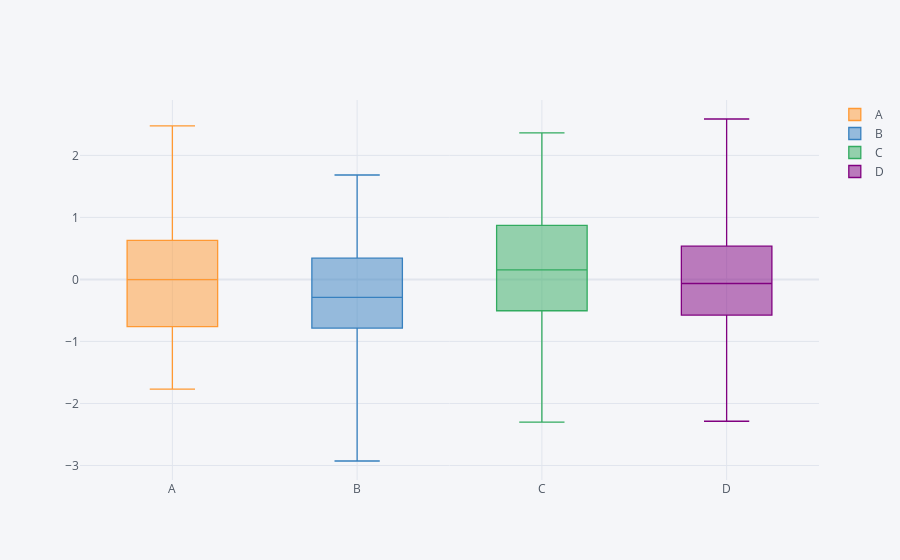

The code cell stored with this chart in its notebook:
### Markdown cell above
## Boxplots

### Code cell
df.iplot(kind='box')
